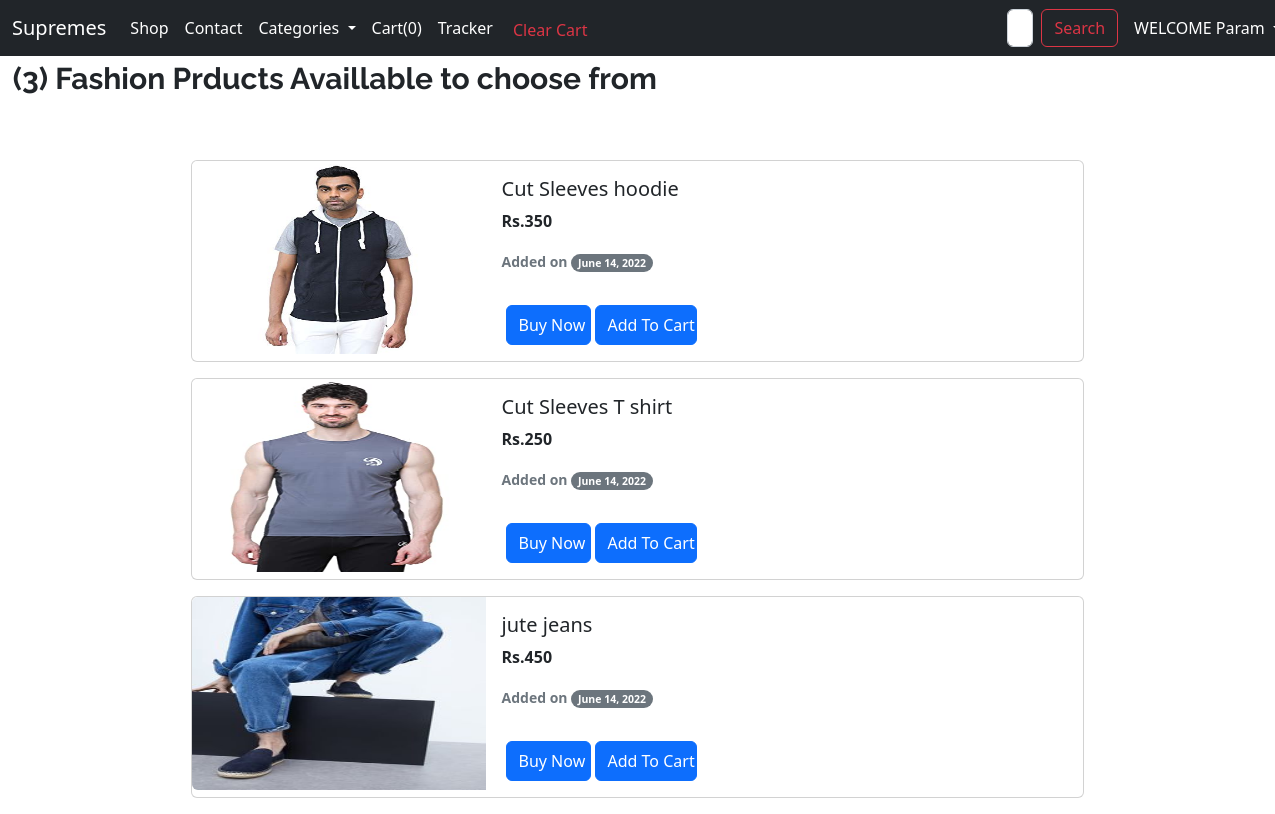
The page /fashion/ (signed in) on the database its author committed.
### home/models.py (models this page shows, shortened)
class Product(models.Model):
    Category=models.CharField(max_length=40, default="")
    product_id= models.AutoField
    product_name=models.CharField(max_length= 20, default="")
    product_image=models.ImageField(upload_to="home/images", default="")
    price=models.IntegerField(default=0)
    description= models.CharField(max_length= 300 , default='')
    pub_date=models.DateField(auto_now_add=True)

### home/views.py (the view)
# urls.py: path("fashion/", views.fashprods, name="fashionproducts"),
def fashprods(request):
    allprods = Product.objects.filter(Category = "Fashion")
    params = {"allprods": allprods}
    return render(request , 'fashion.html', params)

### templates/fashion.html (shortened to what this page needs)
{%extends "basic.html"%}
{%block body%}
<div class='m-auto' style="width: 98vw; height: 13vh; font-size:30px; font-family: 'Raleway', sans-serif;">
  <b>({{allprods | length}}) Fashion Prducts Availlable to choose from</b>
</div>
<div class="d-flex justify-content-center flex-column" style="width: 70vw; margin:auto;">
  {%for item in allprods%}
  <div class="card mb-3" style="">
    <div class="row g-0">
      <div class="col-md-4 d-flex justify-content-center" style="width:23vw; height:193px;">
        <img src="/media/{{item.product_image}}" class="rounded-start m-auto" style="width: 100%; height: 100%;" alt="...">
      </div>
      <div class="col-8">
        <div class="card-body">
          <h5 id="namepr{{item.id}}" class="card-title">{{item.product_name}}</h5>
          <p class="card-text"><b>Rs.{{item.price}}</b></p>
          <p class="card-text"><small class="text-muted"><b>Added on  </b><span class="badge rounded-pill text-bg-secondary">{{item.pub_date}}</span></small></p>
        </div>
        <div class="card-body d-flex">
          <button class="card-link btn btn-primary m-0 mx-1 tocheckout text-nowrap" style='width:85px ; height:40px;'>Buy Now</button>
          <span id="spr{{item.id}}" class="divpr">
            <button id="pr{{item.id}}" class="btn btn-primary m-0 cart text-nowrap" style='width:102px ; height:40px ;'>Add To Cart</button>
          </span>
        </div>
      </div>
    </div>
  </div>
  {%endfor%}
</div>
{%endblock%}

### templates/basic.html (shortened to what this page needs)
<!doctype html>
<html lang="en">
  <head>
    <link href="https://cdn.jsdelivr.net/npm/bootstrap@5.2.0-beta1/dist/css/bootstrap.min.css" rel="stylesheet">
  </head>
  <body>
    <nav class="navbar navbar-expand-lg bg-dark">
      <div class="container-fluid">
        <a class="navbar-brand text-white" href="http://127.0.0.1:8000/">Supremes</a>
        <div class="collapse navbar-collapse" id="navbarSupportedContent">
          <ul class="navbar-nav me-auto mb-2 mb-lg-0">
            <li class="nav-item">
              <a class="nav-link active text-white" aria-current="page" href="/shop">Shop</a>
            </li>
            <li class="nav-item">
              <a class="nav-link text-white" href="/contact">Contact</a>
            </li>
            <li class="nav-item dropdown">
              <a class="nav-link dropdown-toggle text-white" href="#" id="navbarDropdown" role="button" data-bs-toggle="dropdown" aria-expanded="false">
                Categories
              </a>
            </li>
            <li class="nav-item">
              <a class="nav-link text-white" href='/checkout'>Cart(<span id='innercart'>0</span>)</a>
            </li>
            <li class="nav-item">
              <a class="nav-link text-white" href='/tracker'>Tracker</a>
            </li>
            <li class="nav-item">
              <button id="clearcart" class="btn btn-outline-danger text-nowrap border-0 mt-1" href=''>Clear Cart</button>
            </li>
          </ul>
          <form action='/search' method='get' class="d-flex text-black" role="search" style='padding-left: 32vw;'>
            <input class="form-control me-2 text-black" type="search" name='query' id='query' placeholder="Search" aria-label="Search">
            <button class="btn btn-outline-danger" type="submit" style='margin-right: 8px;'>Search</button>
          </form>
          {%if user.is_authenticated%}
          <ul class="navbar-nav me-auto mb-2 mb-lg-0">
            <li class="nav-item dropdown">
              <a class="nav-link dropdown-toggle text-white" href="#" id="navbarDropdown" role="button" data-bs-toggle="dropdown" aria-expanded="false">
                WELCOME {{request.user}}
              </a>
            </li>
          </ul>
          {%endif%}
        </div>
      </div>
    </nav>
  {% block body %} {% endblock %}
  </body>
</html>

### templates/basic.html (style rules this page uses)
.nav-item { border-radius: 10px; }

### rows shown on the page
Product: product_image (picture), product_name "Cut Sleeves hoodie", price "350", pub_date "June 14, 2022", {{ item.id }} 1 (drawn)
Product: product_image (picture), product_name "Cut Sleeves T shirt", price "250", pub_date "June 14, 2022"
Product: product_image (picture), product_name "jute jeans", price "450", pub_date "June 14, 2022"

### other values the page prints
{{ request.user }} "Param"
{{ allprods | length }} "3"
